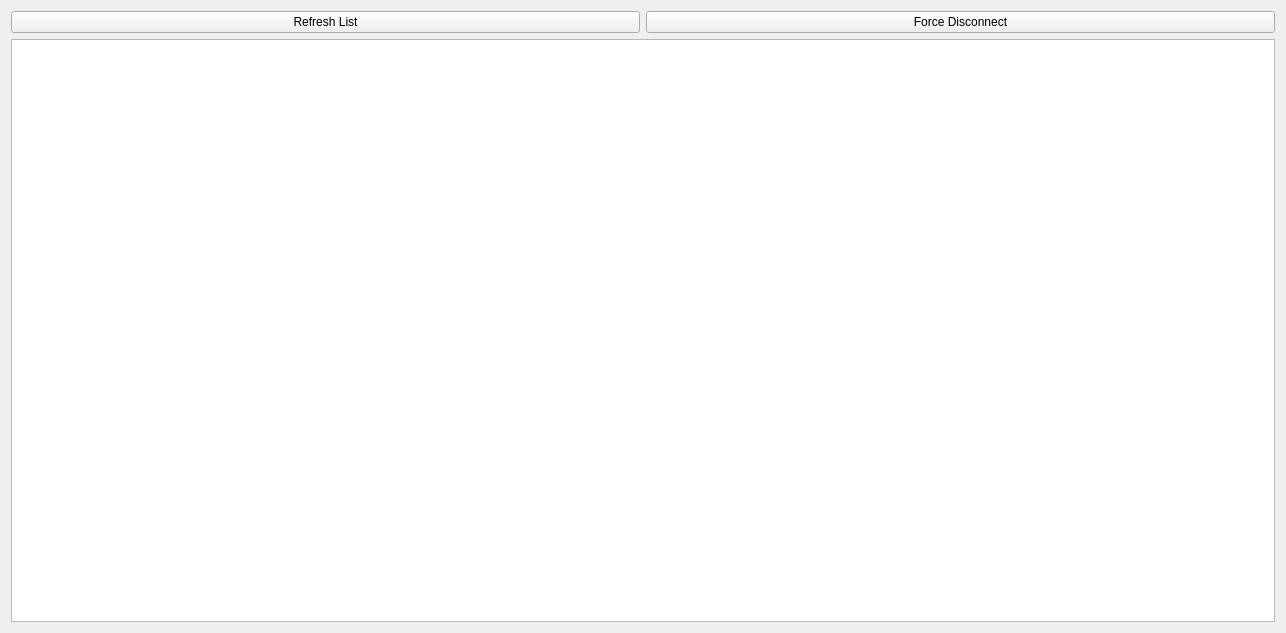
<?xml version="1.0" encoding="UTF-8"?>
<ui version="4.0">
 <class>ClientWidget</class>
 <widget class="QWidget" name="ClientWidget">
  <property name="geometry">
   <rect>
    <x>0</x>
    <y>0</y>
    <width>1286</width>
    <height>633</height>
   </rect>
  </property>
  <property name="windowTitle">
   <string>Client Monitor</string>
  </property>
  <layout class="QVBoxLayout" name="verticalLayout">
   <item>
    <layout class="QHBoxLayout" name="horizontalLayout">
     <item>
      <widget class="QPushButton" name="btn_refresh">
       <property name="text">
        <string>Refresh List</string>
       </property>
      </widget>
     </item>
     <item>
      <widget class="QPushButton" name="btn_kick">
       <property name="text">
        <string>Force Disconnect</string>
       </property>
      </widget>
     </item>
    </layout>
   </item>
   <item>
    <widget class="QTableWidget" name="tableWidget"/>
   </item>
  </layout>
 </widget>
 <resources/>
 <connections/>
</ui>
